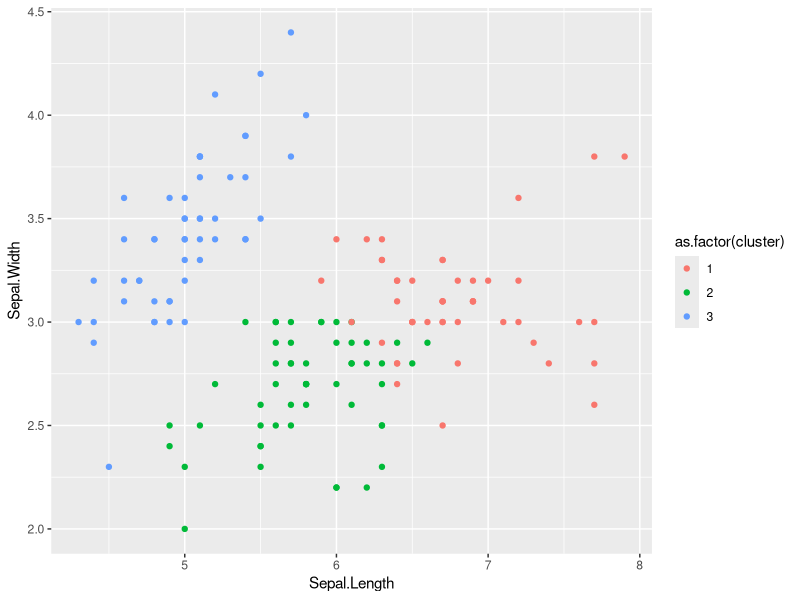
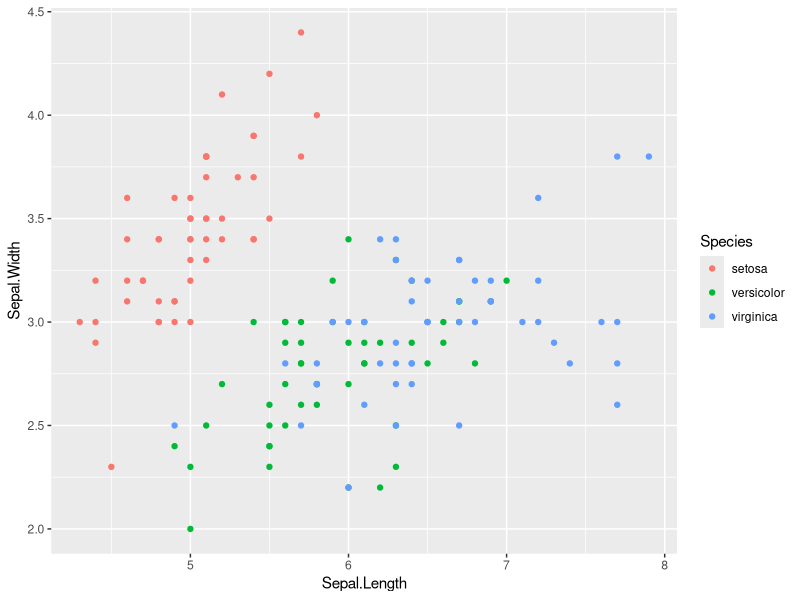

These figures' R source, in order: (Note: this script raises an error after producing the figures.)
## load required libraries
library(dplyr)
library(ggplot2)

## Unsupervised learning: k-means clustering

iris_numerics <- select(iris, -Species) %>%
  scale()

iris_clusters <-  kmeans(iris_numerics, centers = 3)
iris_clusters # our results

iris_clusters$cluster # vector designating a cluster for each row
iris$cluster <- iris_clusters$cluster # add clusters to original dataset
head(iris)

ggplot(iris, aes(x = Sepal.Length, y = Sepal.Width)) +
  geom_point(aes(color = as.factor(cluster)))

ggplot(iris, aes(x = Sepal.Length, y = Sepal.Width)) +
  geom_point(aes(color = Species))

## Try this on your own dataset! Use at least 2 numeric variables & make a plot!
books_numerics <- select(books_data, -Genre, -Author, -Name) %>%
  scale()

books_clusters <-  kmeans(books_numerics, centers = 3)
books_clusters # our results

books_clusters$cluster # vector designating a cluster for each row
books_data$cluster <- books_clusters$cluster # add clusters to original dataset
head(books_data)

View(books_data)
ggplot(books_data, aes(x = Price, y = User.Rating)) +
  geom_point(aes(color = Genre))